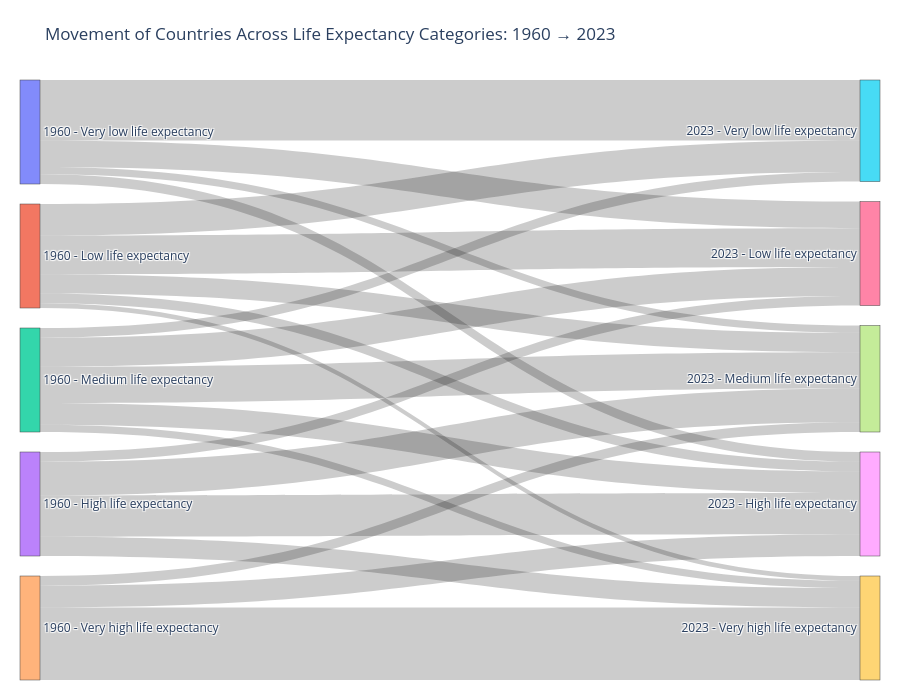

Notebook source saved alongside this figure:
### Code cell
source_nodes = [f"1960 - {b}" for b in bucket_order]
target_nodes = [f"2023 - {b}" for b in bucket_order]

all_nodes = source_nodes + target_nodes

node_index = {
    node: i
    for i, node in enumerate(all_nodes)
}

sources = []
targets = []
values = []

for _, row in transition_counts.iterrows():
    source = f"1960 - {row['Bucket_1960']}"
    target = f"2023 - {row['Bucket_2023']}"

    sources.append(node_index[source])
    targets.append(node_index[target])
    values.append(int(row["Country_Count"]))

fig_sankey = go.Figure(
    data=[
        go.Sankey(
            arrangement="snap",
            node=dict(
                label=all_nodes,
                pad=20,
                thickness=20,
            ),
            link=dict(
                source=sources,
                target=targets,
                value=values,
            ),
        )
    ]
)

fig_sankey.update_layout(
    title="Movement of Countries Across Life Expectancy Categories: 1960 → 2023",
    height=700,
    margin=dict(l=20, r=20, t=80, b=20),
)

fig_sankey.show()

fig_sankey.write_html(
    VISUALIZATION_DIR / "viz3_life_expectancy_sankey.html"
)

transition_df.to_csv(
    PROCESSED_DIR / "viz3_country_bucket_transitions.csv",
    index=False
)

transition_counts.to_csv(
    PROCESSED_DIR / "viz3_bucket_transition_counts.csv",
    index=False
)

### Figure 1 — Plotly figure (JSON) as saved in the notebook; plotly's stock layout.template omitted (floating-point values rounded to 4 significant figures)
{"data": [{"arrangement": "snap", "link": {"source": [0, 0, 0, 0, 1, 1, 1, 1, 1, 2, 2, 2, 2, 2, 3, 3, 3, 3, 4, 4, 4], "target": [5, 6, 7, 8, 5, 6, 7, 8, 9, 5, 6, 7, 8, 9, 6, 7, 8, 9, 7, 8, 9], "value": [25, 11, 3, 4, 13, 16, 8, 4, 2, 4, 12, 15, 9, 3, 4, 14, 17, 8, 4, 9, 30]}, "node": {"label": ["1960 - Very low life expectancy", "1960 - Low life expectancy", "1960 - Medium life expectancy", "1960 - High life expectancy", "1960 - Very high life expectancy", "2023 - Very low life expectancy", "2023 - Low life expectancy", "2023 - Medium life expectancy", "2023 - High life expectancy", "2023 - Very high life expectancy"], "pad": 20, "thickness": 20}, "type": "sankey"}], "layout": {"height": 700, "margin": {"b": 20, "l": 20, "r": 20, "t": 80}, "title": {"text": "Movement of Countries Across Life Expectancy Categories: 1960 → 2023"}}}
